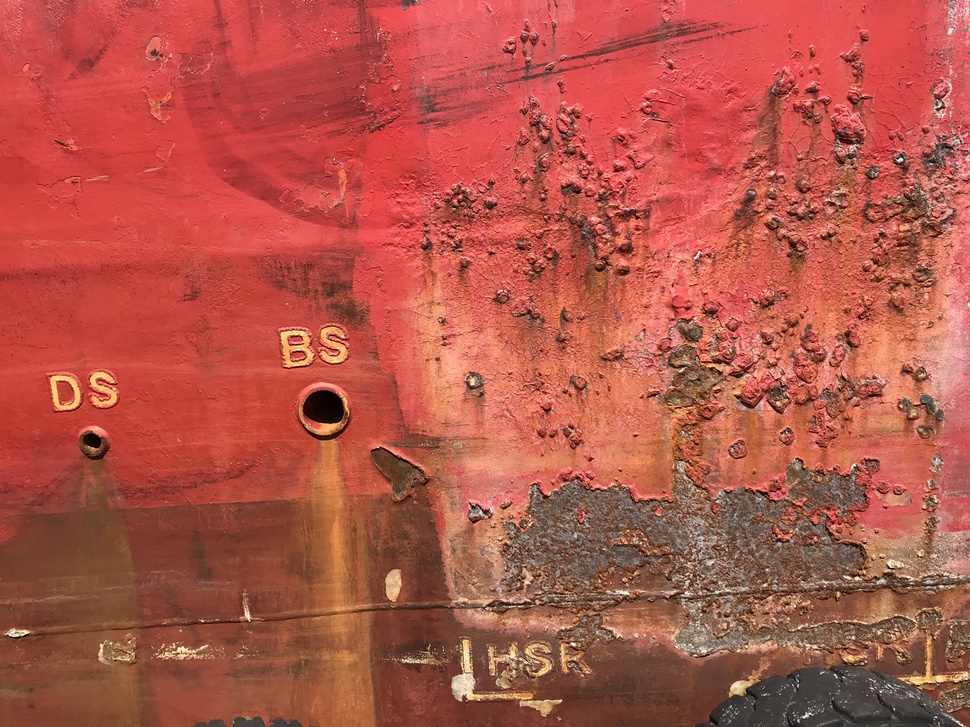
#> input picture dataset/mob_data/hull6.jpg, 970 x 727 px, shrunk from 4032 x 3024 before the run, found by its file name
$ python imthresh.py   (older library calls are emulated)
#> lines starting #> are read from the running program, lines starting #| are printed output that depends on the picture
#> further down, img is the input picture: shape (727, 970, 3); mean B, G, R 72.8, 85.6, 178.2
# !/usr/bin/env python3
# -*- coding: utf-8 -*-

''' Global image imthresh/segmentation function using extended Otsu's method.
This multi-level thresholding method is extended to handle RGB
images, via the Karhunen-Loeve transform performed on each of the
R,G,B channels. Segmentation is carried out on the image
component that contains most of the information energy.

IDX,sep = imthresh(I,N) segments the image I into N labels by means of Otsu's
N-level (multi) thresholding method.

The function returns an array IDX containing the cluster indices (from 1 to N)
of each point. The value (sep) of the separability criterion within the range
[0 1]. Zero is obtained only with data having less than N values, whereas one
(optimal value) is obtained only with N-valued arrays. Zero values are
assigned to non-finite (NaN or Inf) pixels.

If only I is provided then N =2.

The number of labels N cannot be less than 2, or more than the image
levels (N<255).

Otsu N (1979), A Threshold Selection Method from Gray-Level Histograms,
IEEE Trans. Syst. Man Cybern. 9: 62-66.
'''

import numpy as np
import cv2 as cv
import sys
import warnings
from numpy import linalg
from scipy import optimize

__author__ = "G. Chliveros and K. Papakonstantinou"
__copyright__ = "Copyright 2019, WatchOver Project"
__credits__ = ["", "", "", ""] # people who reported bug fixes
__license__ = "LGPL"
__version__ = "1.0.1"
__maintainer__ = "TBA"
__email__ = "TBA"
__status__ = "Prototype" # "Prototype", "Development", or "Production"


def imthresh(I, n):
    '''


    Parameters
    ----------
    I : int multidimensional array
        Input frame.
    n : int
        Number of labels.

    Returns
    -------
    TYPE
        DESCRIPTION.

    '''
#> called with n = 2
   # Evaluate number of input arguments
   # ATTENTION! This evaluation must be the first thing the function encounters!
    nargin = len(locals())

    # [43 lines left out: function sig_func, not called in this run]

    # Convert frame datatype from BGR to RGB colour format
    I = cv.cvtColor(I, cv.COLOR_BGR2RGB)

    # Get frame dimmensions
    height, width, col = I.shape
#> height = 727; width = 970; col = 3

    isRGB = np.bool(col == 3)
#> isRGB = True

    # Check if input frame is an RGB image
    assert col >= 2, 'The input must be a 2-D array or an RGB image.'

    # Checking n (number of classes)
    if nargin == 1:
        n = 2

    elif n == 1:
        #IDX = np.full((height, width, col), np.nan)
        #sep = 0
        n = 2
        warnings.warn('n is too low - n value has been changed to 2...')

    elif np.logical_or(n != np.abs(np.round(n)), n == 0):
        sys.exit('n must be a strictly positive integer!')

    # TODO: In future release: (n>255); n= 255; via recursion
    elif n > 18:
        n = 18
        warnings.warn('n is too high - n value has been changed to 18...')

    # Convert datatype to float32
    I = np.int32(I)

    # Perform a KTL if isRGB, and keep the component of highest energy
    if isRGB:
        # Reshape input frame
        I = np.reshape(I, (height * width, 3))
        # Evaluate eigen values - Numpy requires transposed arrays!
        V, D = linalg.eig(np.cov(I.T))
#> V = [3009.8, 51.32, 683]; D = [[-0.427, -0.787, -0.445], [-0.429, 0.609, -0.667], [-0.796, 0.0945, 0.598]]
        # Evaluate index where max eigen value is present
        c = np.argmax(V)
#> c = 0
        # Reshape D variable - One of Python's quirks
        D = np.reshape(D[:, c], (3, 1))
#> D = [-0.427, -0.429, -0.796]
        # Component with the highest energy
        I = np.reshape((I @ D), (height, width))
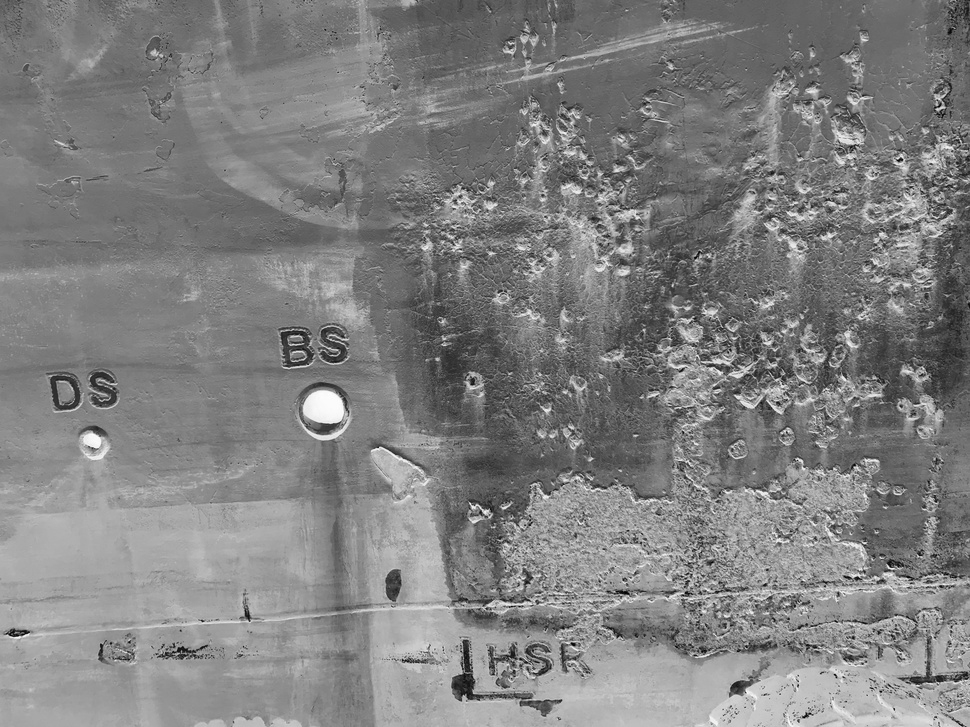
#> I: shape (727, 970) float64; min -419.1, max -4.78, mean -209.7; drawn with min black and max white

    # Convert to 256 levels (0 to 255)
    I = I - np.min(I)
    I = np.round(I / np.max(I) * 255)

    # Probability distribution
    unI = np.sort(np.unique(I))
#> unI = 254 values from 0 to 255
    nbins = np.minimum(len(unI), 256)
#> nbins = 254

    if nbins == n:
        IDX = np.ones((height, width), dtype=np.float32)
        for i in range(n):
            IDX[I==unI[i]] = i
        sep = 1

        return

    elif nbins < n:
        IDX = np.full((height, width), np.nan)
        sep = 0

        return

    elif nbins < 256:
        hist, pixval = np.histogram(I.ravel(), bins=unI)
#> hist = 253 values, max 9313 at index 124, min 2 at index 0, mean 2787.3; pixval = 254 values from 0 to 255

    else:
        hist, pixval = np.histogram(I.ravel(), bins=256)

    # Regularised histogram
    P = hist / np.sum(hist)
#> P = 253 values, max 0.0132 at index 124, min 2.84e-06 at index 0, mean 0.00395

    P = np.reshape(P, (len(P), 1))

    # Reduce counter reference for unI var, for the GC to catch the var.
    unI = None

    # Zeroth and first-order cumulative moments
    w = np.cumsum(P, axis=0)
#> w = 253 values from 2.84e-06 to 1


    # Maximal sigmaB^2 and Segmented image
    if n == 2:
#> (the run stopped early here; a loop or call above may not have finished)

$ run again, with dataset/mob_data/hull1.jpg copied over dataset/mob_data/hull6.jpg
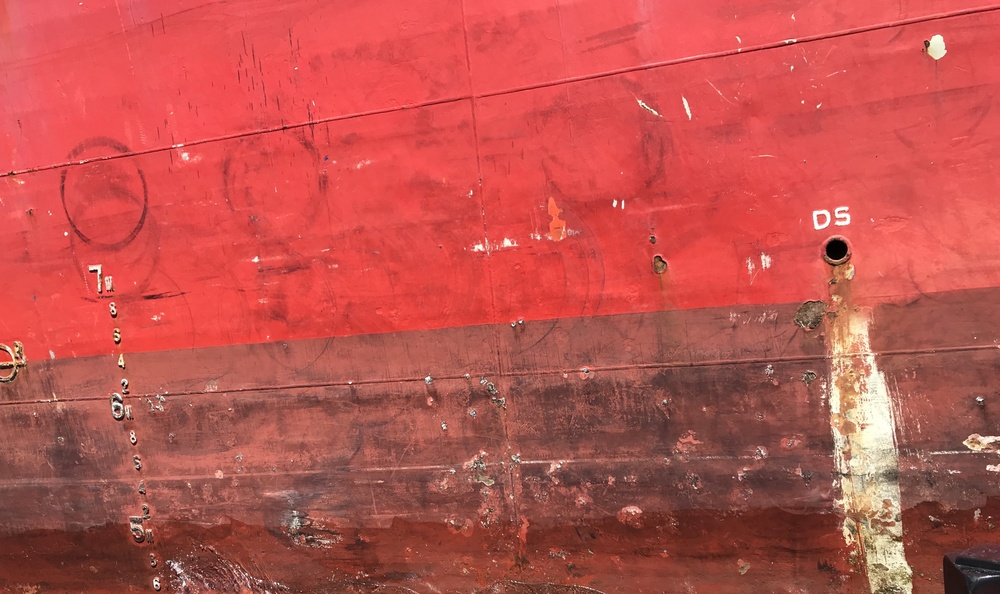
#> input picture dataset/mob_data/hull1.jpg, 1000 x 594 px, shrunk from 3799 x 2256 before the run, found by its file name
#> img is the input picture: shape (594, 1000, 3); mean B, G, R 77.5, 82.4, 190.2
#> in imthresh, `V, D = linalg.eig(np.cov(I.T))`: V = [2934.3, 15.76, 855.2]; D = [[-0.347, -0.765, -0.542], [-0.319, 0.64, -0.699], [-0.882, 0.0693, 0.466]]
#> c = 0
#> in imthresh, `D = np.reshape(D[:, c], (3, 1))`: D = [-0.347, -0.319, -0.882]
#> in imthresh, `I = np.reshape((I @ D), (height, width))`:
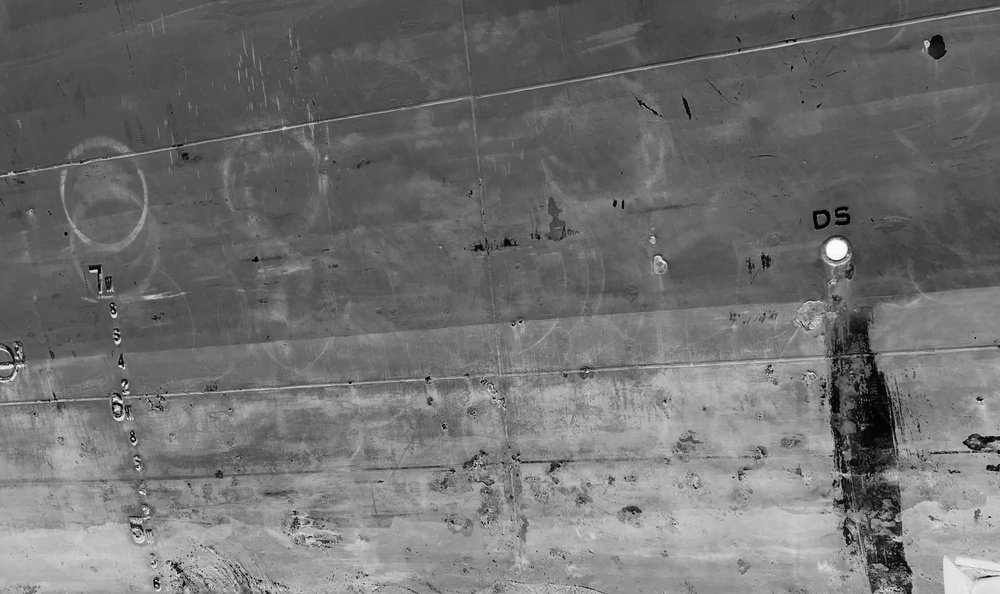
#> I: shape (594, 1000) float64; min -394.4, max -0.882, mean -220.9; drawn with min black and max white
#> unI = 256 values from 0 to 255
#> nbins = 256
#> hist = 256 values, max 13452 at index 88, min 2 at index 255, mean 2320.3; pixval = 257 values from 0 to 255
#> P = 256 values, max 0.0226 at index 88, min 3.37e-06 at index 255, mean 0.00391
#> w = 256 values from 8.42e-06 to 1
#> mu = 256 values from 0 to 112.4
#> sigma2B = 254 values, max 251 at index 86, min 7.76e-13 at index 253, mean 70.86
#> maxsig = [251]
#> k = [86]
#> sep = 256 values, max 1494.1 at index 112, min 0.0123 at index 255, mean 10.48

$ run again, with dataset/mob_data/hull10.jpg copied over dataset/mob_data/hull6.jpg
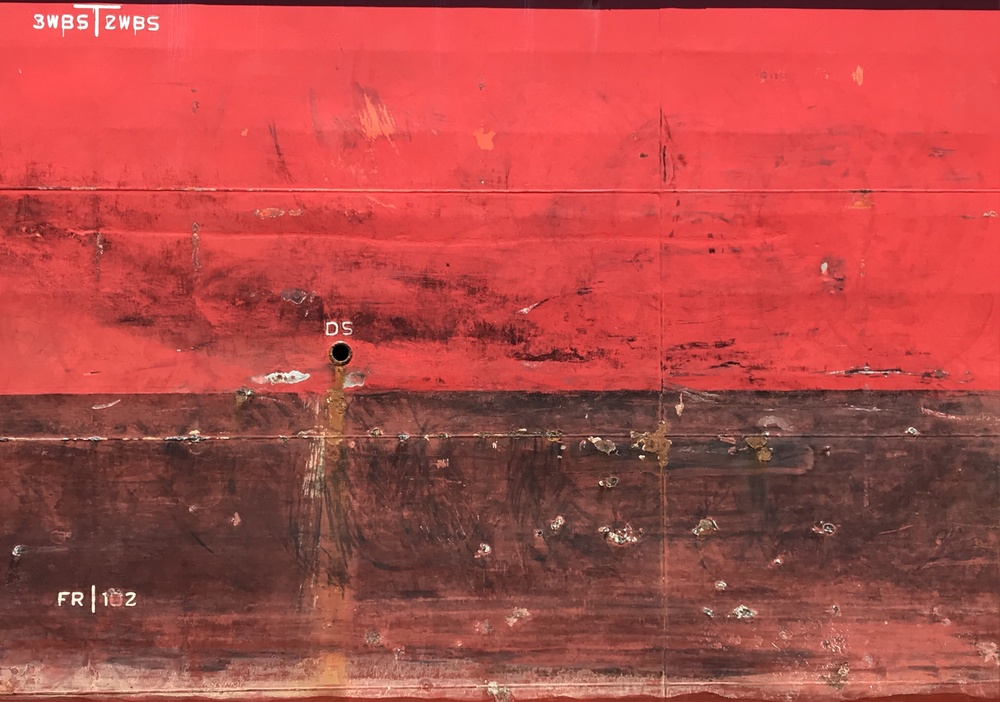
#> input picture dataset/mob_data/hull10.jpg, 1000 x 702 px, shrunk from 4032 x 2829 before the run, found by its file name
#> img is the input picture: shape (702, 1000, 3); mean B, G, R 70.8, 74.2, 177.2
#> in imthresh, `V, D = linalg.eig(np.cov(I.T))`: V = [4038.5, 9.2, 550.5]; D = [[-0.238, -0.772, -0.59], [-0.215, 0.634, -0.743], [-0.947, 0.0504, 0.317]]
#> c = 0
#> in imthresh, `D = np.reshape(D[:, c], (3, 1))`: D = [-0.238, -0.215, -0.947]
#> in imthresh, `I = np.reshape((I @ D), (height, width))`:
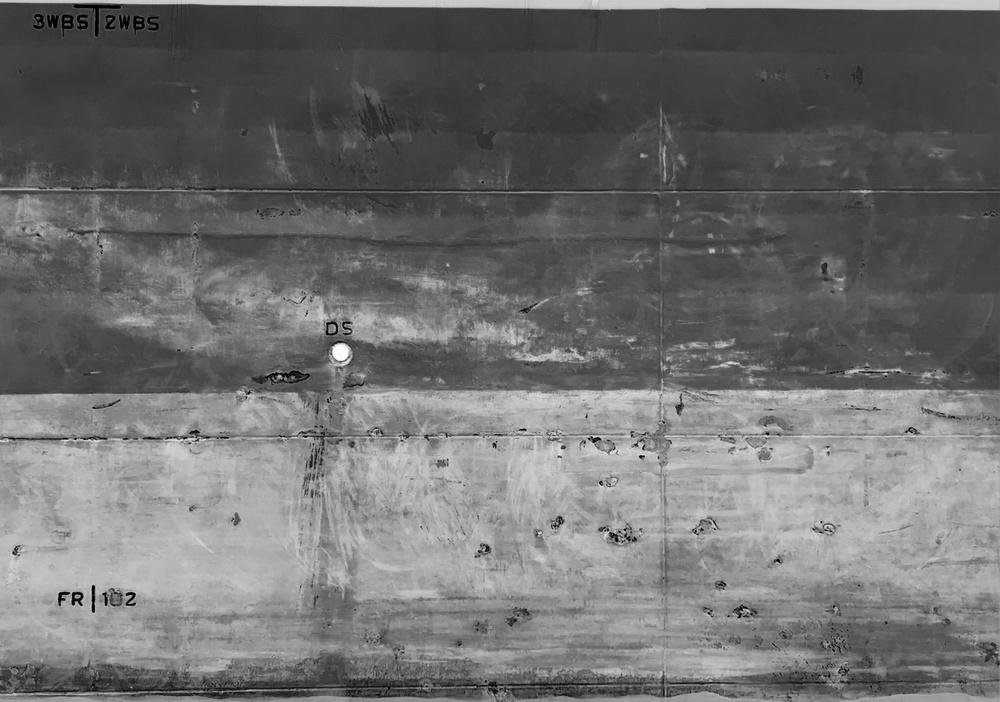
#> I: shape (702, 1000) float64; min -357, max 0, mean -200.7; drawn with min black and max white
#> unI = 252 values from 0 to 255
#> nbins = 252
#> hist = 251 values, max 15734 at index 63, min 1 at index 223, mean 2796.8; pixval = 252 values from 0 to 255
#> P = 251 values, max 0.0224 at index 63, min 1.42e-06 at index 223, mean 0.00398
#> w = 251 values from 1.57e-05 to 1

$ run again, with dataset/mob_data/hull11.jpg copied over dataset/mob_data/hull6.jpg
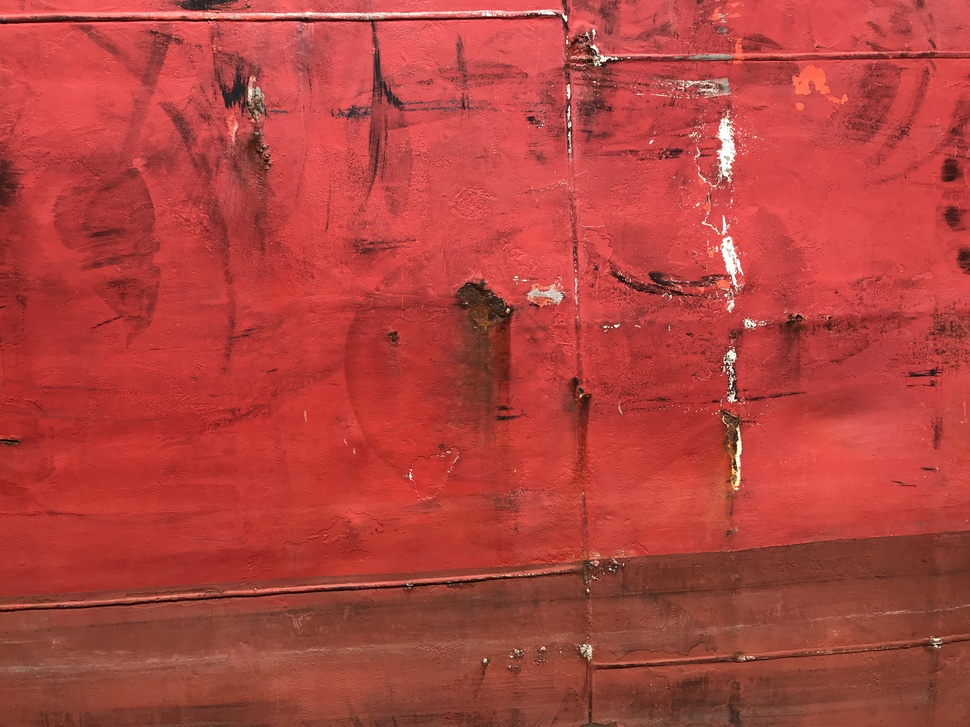
#> input picture dataset/mob_data/hull11.jpg, 970 x 727 px, shrunk from 4032 x 3024 before the run, found by its file name
#> img is the input picture: shape (727, 970, 3); mean B, G, R 60.9, 66.8, 178.8
#> in imthresh, `V, D = linalg.eig(np.cov(I.T))`: V = [1722.3, 12.44, 377.2]; D = [[-0.423, -0.739, -0.524], [-0.357, 0.667, -0.654], [-0.833, 0.0892, 0.546]]
#> c = 0
#> in imthresh, `D = np.reshape(D[:, c], (3, 1))`: D = [-0.423, -0.357, -0.833]
#> in imthresh, `I = np.reshape((I @ D), (height, width))`:
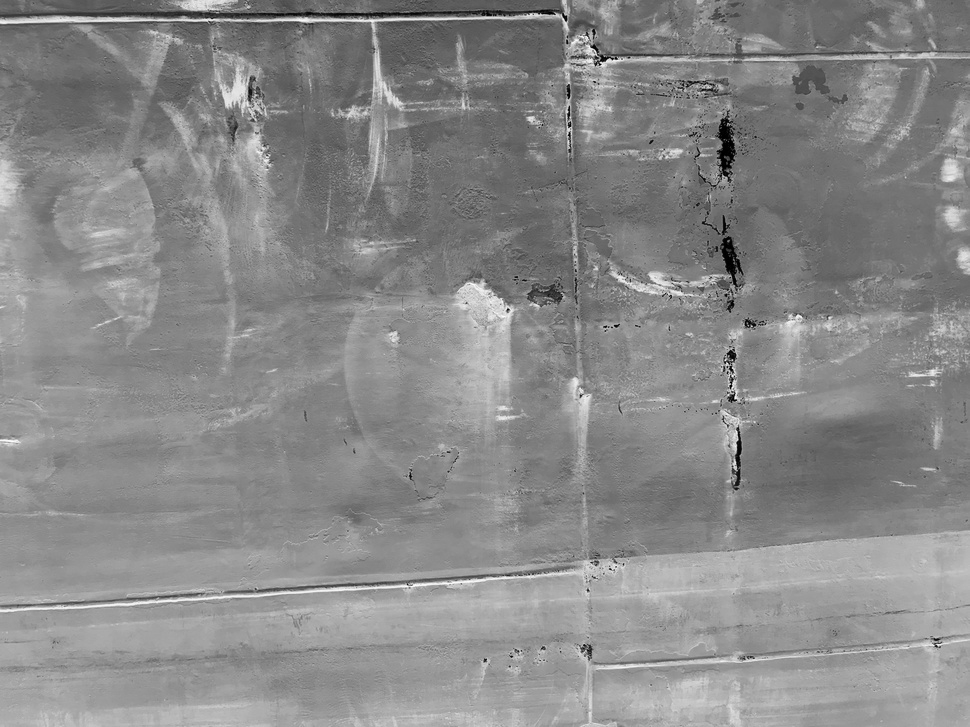
#> I: shape (727, 970) float64; min -411.2, max -16.42, mean -198.5; drawn with min black and max white
#> unI = 256 values from 0 to 255
#> nbins = 256
#> hist = 256 values, max 11464 at index 136, min 3 at index 254, mean 2754.6; pixval = 257 values from 0 to 255
#> P = 256 values, max 0.0163 at index 136, min 4.25e-06 at index 254, mean 0.00391
#> w = 256 values from 2.84e-05 to 1
#> mu = 256 values from 0 to 137.4
#> sigma2B = 254 values, max 207.9 at index 113, min 1.07e-12 at index 253, mean 56.61
#> maxsig = [207.9]
#> k = [113]
#> sep = 256 values, max 1510.2 at index 137, min 0.011 at index 0, mean 9.48
